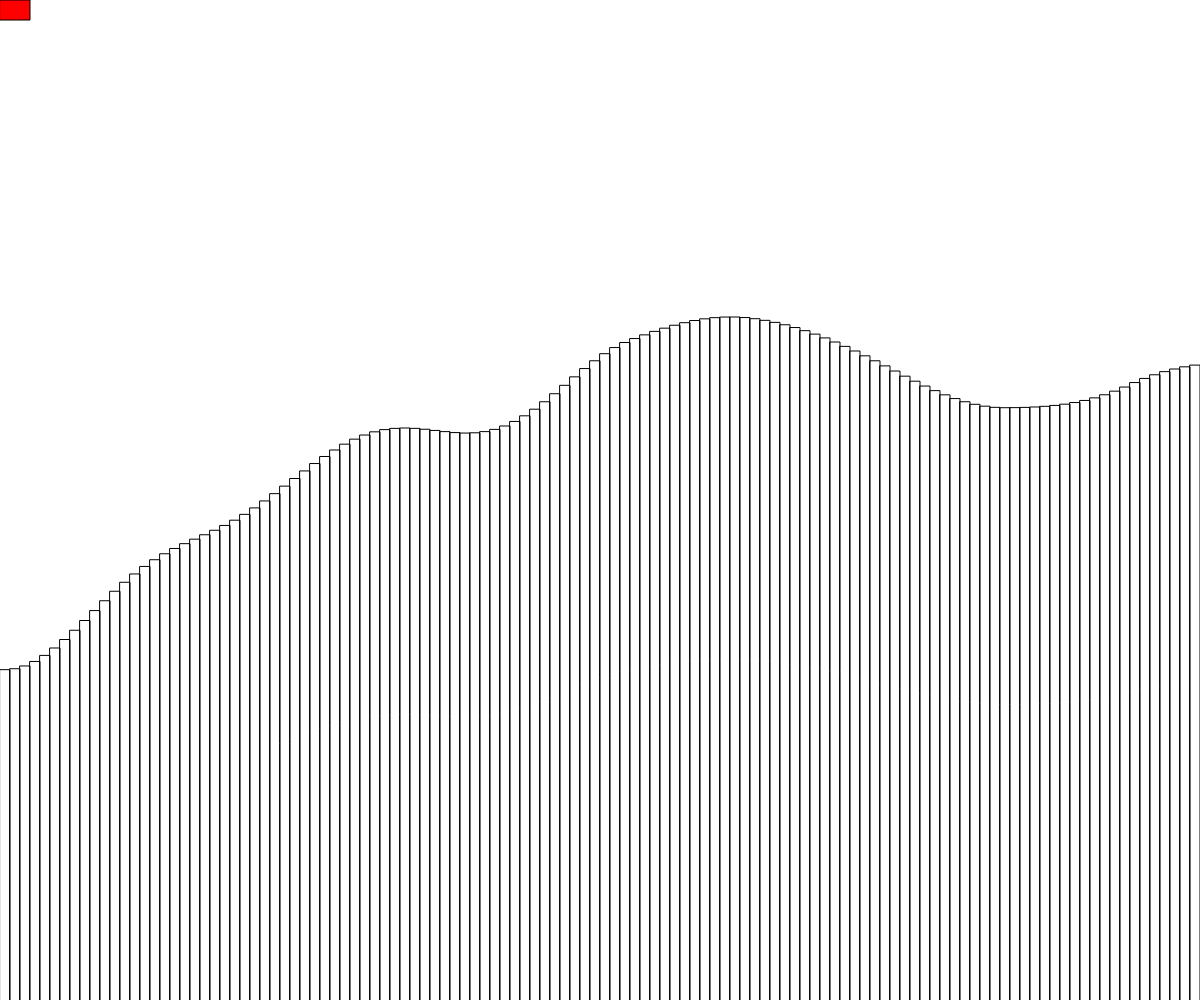
Frame 1 (no input)
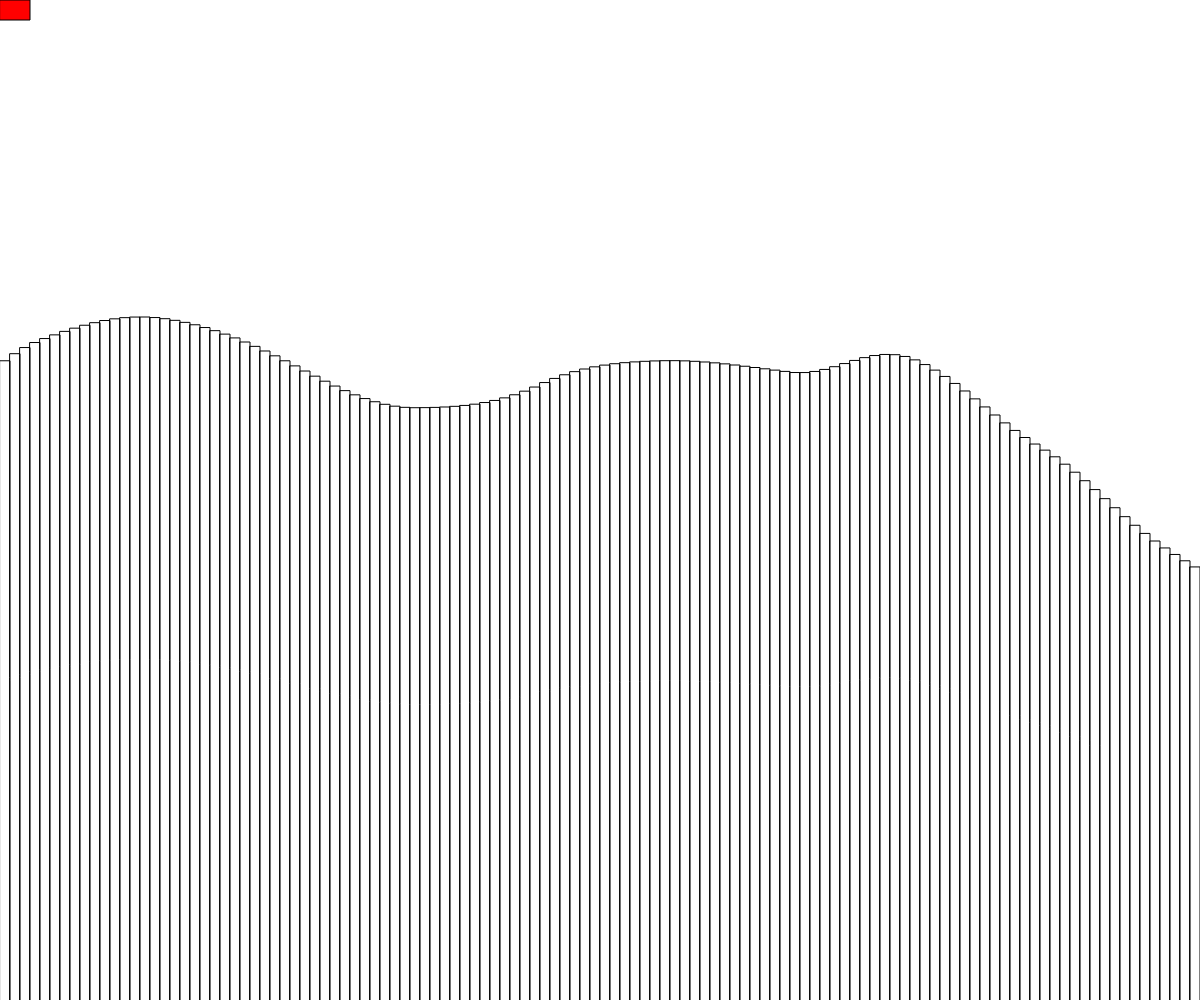
Frame 60 (no input)
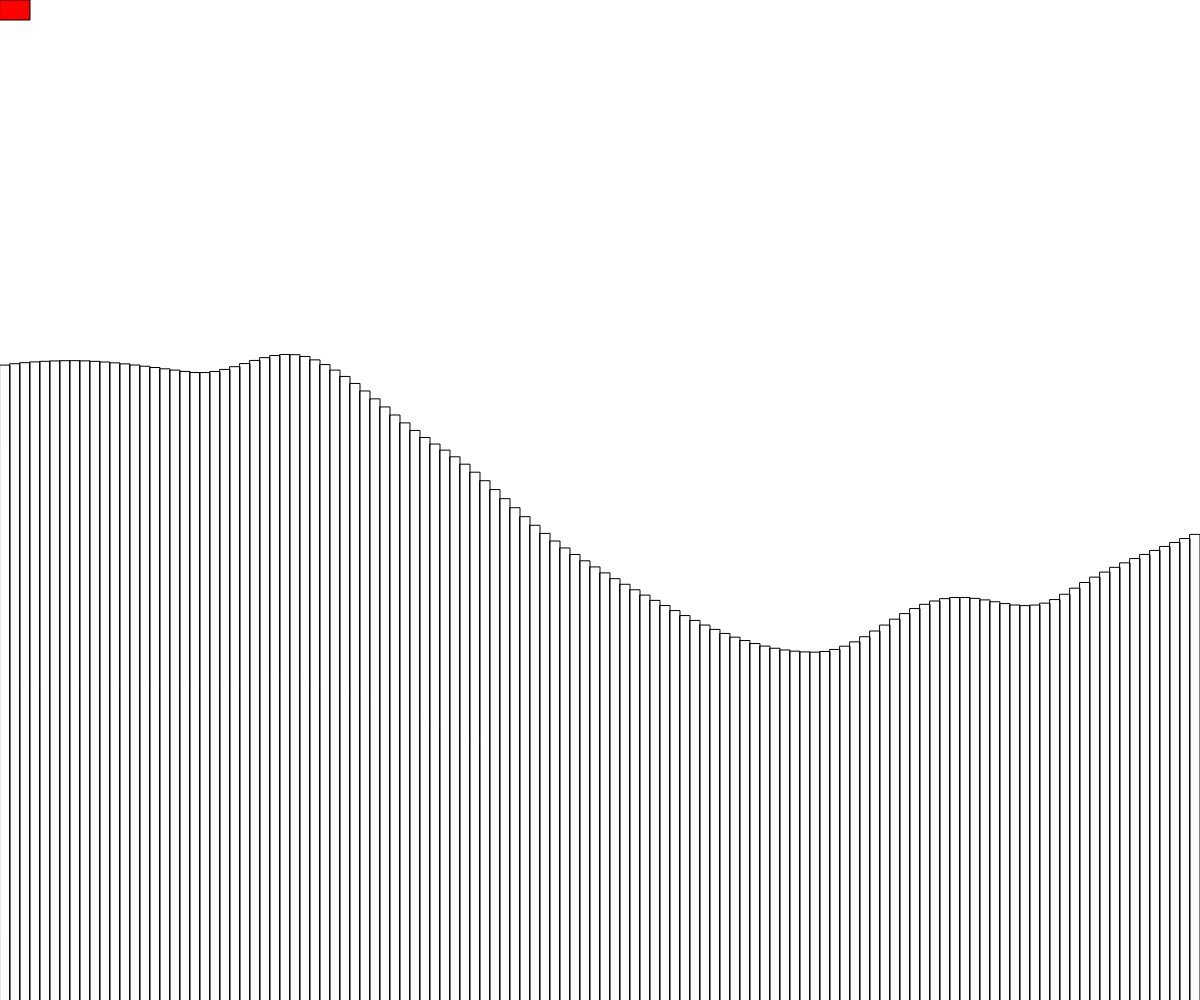
Frame 120 (the mouse pressed at the canvas centre since frame 60)

The p5.js sketch that drew these frames (run headless with seeded random() and noise() and a simulated clock; from frame 60 on, the mouse is pressed at the canvas centre):

// p5.js sketch
// ── sketch.js
// Project Title
// Your Name
// Date
//
// Extra for Experts:
// - describe what you did to take this project "above and beyond"


let inc = 0.01;
let start= 0;
let terrainW = 10;
function setup() {
  createCanvas(windowWidth, windowHeight);
}

function draw() {
  background(255);
  stroke(0);
  noFill();
  generateTerrain();
   
}

// create the terrain
function generateTerrain() {
  let xoff = start;
  for (let x = 0; x < width ; x += terrainW) {
    stroke(0);
    let y = (noise(xoff) * height);
    rect(x, y, terrainW, height)
    xoff += inc
  }
  start += inc;

  noFill();
  let tallY = 0;   
  let tallX = 0;
  drawFlag(tallX,tallY);
}

// change width by using arrow keys
function keyReleased() {
  if (keyCode === RIGHT_ARROW) {
    if (terrainW < 10) {
      terrainW = terrainW +1;
    }
  }
  if (keyCode === LEFT_ARROW) {
    if (terrainW > 1) {
      terrainW = terrainW-1;
    }
  }
}  

//check max height
function drawFlag(x, y) {
  fill(255,0,0)
  line(x,y,x,y)
  rect(x,y,30,20)
  
}
  
  
